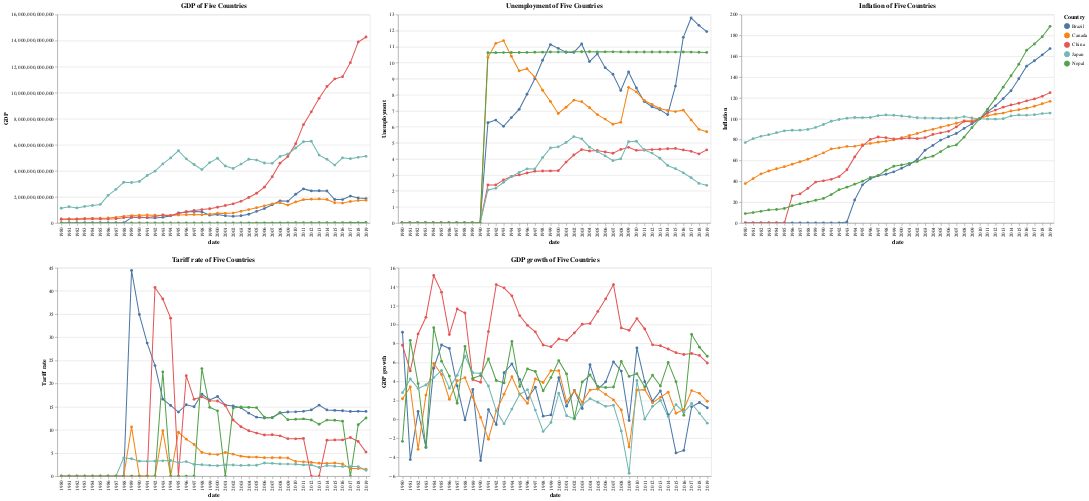

Here is the notebook cell this chart was saved with:
### Markdown cell above
Explore treads of different indicators across countries

### Code cell
def draw_line_chart(name,df):
    df = df.reset_index()
    long_df = pd.melt(df, id_vars=['date'],var_name='Country', value_name=f'{name}')
    chart = alt.Chart(long_df).mark_line(point=True).encode(
        x='date:O',  # 'date:T' if the year is in datetime format
        y=f'{name}:Q',
        color='Country:N',
        tooltip=['Country', 'date', f'{name}']
    ).properties(
        title=f'{name} of Five Countries',
        width=600,
        height=400
    ).interactive()
    return chart

charts = [draw_line_chart(name,df)for name,df in dfs.items()]

grid = alt.vconcat(
    alt.hconcat(*charts[:3]), 
    alt.hconcat(*charts[3:])
).resolve_scale(
    x='shared',
    y='shared'
)

grid.display()

### Figure 1 — Vega-Lite specification as saved in the notebook (floating-point values rounded to 4 significant figures; data arrays with more than 128 entries replaced by an {"elided": "..."} marker saying what was removed)
{"config": {"view": {"continuousWidth": 300, "continuousHeight": 300}}, "vconcat": [{"hconcat": [{"data": {"name": "data-6f88a1f4d71a5b914d9079f121f53675"}, "mark": {"type": "line", "point": true}, "encoding": {"color": {"field": "Country", "type": "nominal"}, "tooltip": [{"field": "Country", "type": "nominal"}, {"field": "date", "type": "quantitative"}, {"field": "GDP", "type": "quantitative"}], "x": {"field": "date", "type": "ordinal"}, "y": {"field": "GDP", "type": "quantitative"}}, "height": 400, "name": "view_43", "title": "GDP of Five Countries", "width": 600}, {"data": {"name": "data-9d93929ac73f85117f6793369c002729"}, "mark": {"type": "line", "point": true}, "encoding": {"color": {"field": "Country", "type": "nominal"}, "tooltip": [{"field": "Country", "type": "nominal"}, {"field": "date", "type": "quantitative"}, {"field": "Unemployment", "type": "quantitative"}], "x": {"field": "date", "type": "ordinal"}, "y": {"field": "Unemployment", "type": "quantitative"}}, "height": 400, "name": "view_44", "title": "Unemployment of Five Countries", "width": 600}, {"data": {"name": "data-7a46dd415a55dc3185ce9ed22465049d"}, "mark": {"type": "line", "point": true}, "encoding": {"color": {"field": "Country", "type": "nominal"}, "tooltip": [{"field": "Country", "type": "nominal"}, {"field": "date", "type": "quantitative"}, {"field": "Inflation", "type": "quantitative"}], "x": {"field": "date", "type": "ordinal"}, "y": {"field": "Inflation", "type": "quantitative"}}, "height": 400, "name": "view_45", "title": "Inflation of Five Countries", "width": 600}]}, {"hconcat": [{"data": {"name": "data-9adfe145d9c3ffaddc698e517beb7e52"}, "mark": {"type": "line", "point": true}, "encoding": {"color": {"field": "Country", "type": "nominal"}, "tooltip": [{"field": "Country", "type": "nominal"}, {"field": "date", "type": "quantitative"}, {"field": "Tariff rate", "type": "quantitative"}], "x": {"field": "date", "type": "ordinal"}, "y": {"field": "Tariff rate", "type": "quantitative"}}, "height": 400, "name": "view_46", "title": "Tariff rate of Five Countries", "width": 600}, {"data": {"name": "data-215acffe64744a4d25a1787bd5593dd5"}, "mark": {"type": "line", "point": true}, "encoding": {"color": {"field": "Country", "type": "nominal"}, "tooltip": [{"field": "Country", "type": "nominal"}, {"field": "date", "type": "quantitative"}, {"field": "GDP growth", "type": "quantitative"}], "x": {"field": "date", "type": "ordinal"}, "y": {"field": "GDP growth", "type": "quantitative"}}, "height": 400, "name": "view_47", "title": "GDP growth of Five Countries", "width": 600}]}], "params": [{"name": "param_57", "select": {"type": "interval", "encodings": ["x", "y"]}, "bind": "scales", "views": ["view_43"]}, {"name": "param_58", "select": {"type": "interval", "encodings": ["x", "y"]}, "bind": "scales", "views": ["view_44"]}, {"name": "param_59", "select": {"type": "interval", "encodings": ["x", "y"]}, "bind": "scales", "views": ["view_45"]}, {"name": "param_60", "select": {"type": "interval", "encodings": ["x", "y"]}, "bind": "scales", "views": ["view_46"]}, {"name": "param_61", "select": {"type": "interval", "encodings": ["x", "y"]}, "bind": "scales", "views": ["view_47"]}], "resolve": {"scale": {"x": "shared", "y": "shared"}}, "$schema": "https://vega.github.io/schema/vega-lite/v5.17.0.json", "datasets": {"data-6f88a1f4d71a5b914d9079f121f53675": {"elided": "200 records"}, "data-9d93929ac73f85117f6793369c002729": {"elided": "200 records"}, "data-7a46dd415a55dc3185ce9ed22465049d": {"elided": "200 records"}, "data-9adfe145d9c3ffaddc698e517beb7e52": {"elided": "200 records"}, "data-215acffe64744a4d25a1787bd5593dd5": {"elided": "200 records"}}}
